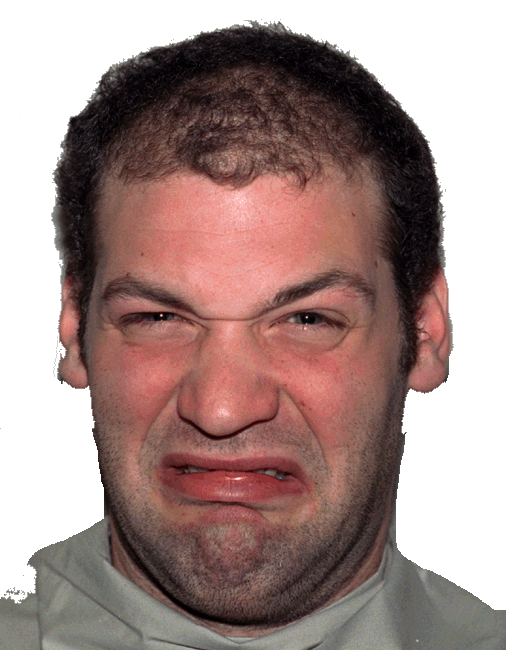
%> input picture project 3/data/NimStim/23M_DI_C.BMP, 506 x 650 px; its folder holds only this picture in this run
$ octave prepare_data.m   (GNU Octave 9; MATLAB toolbox functions it lacks are replaced by stand-ins)
%> lines starting %> are read from the running program, lines starting %| are printed output that depends on the picture
### project 3/preprocessing/gabor/gaborFilterBank.m
function gaborArray = gaborFilterBank(u,v,m,n)

% GABORFILTERBANK generates a custom Gabor filter bank.
% It creates a u by v array, whose elements are m by n matries;
% each matrix being a 2-D Gabor filter.
%
%
% Inputs:
%       u	:	No. of scales (usually set to 5)
%       v	:	No. of orientations (usually set to 8)
%       m	:	No. of rows in a 2-D Gabor filter (an odd integer number usually set to 39)
%       n	:	No. of columns in a 2-D Gabor filter (an odd integer number usually set to 39)
%
% Output:
%       gaborArray: A u by v array, element of which are m by n
%                   matries; each matrix being a 2-D Gabor filter
%
%
% Sample use:
%
% gaborArray = gaborFilterBank(5,8,39,39);
%
%
%   Details can be found in:
%
%   M. Haghighat, S. Zonouz, M. Abdel-Mottaleb, "Identification Using
%   Encrypted Biometrics," Computer Analysis of Images and Patterns,
%   Springer Berlin Heidelberg, pp. 440-448, 2013.
%
%
% (C)	Mohammad Haghighat, University of Miami
%       haghighat@ieee.org
%       I WILL APPRECIATE IF YOU CITE OUR PAPER IN YOUR WORK.


if (nargin ~= 4)    % Check correct number of arguments
    error('There should be four inputs.')
end


%% Create Gabor filters

% Create u*v gabor filters each being an m*n matrix

gaborArray = cell(u,v);
fmax = 0.25;
gama = sqrt(2);
eta = sqrt(2);

for i = 1:u

    fu = fmax/((sqrt(2))^(i-1));
    alpha = fu/gama;
    beta = fu/eta;

    for j = 1:v
        tetav = ((j-1)/v)*pi;
        gFilter = zeros(m,n);

        for x = 1:m
            for y = 1:n
                 xprime = (x-((m+1)/2))*cos(tetav)+(y-((n+1)/2))*sin(tetav);
                 yprime = -(x-((m+1)/2))*sin(tetav)+(y-((n+1)/2))*cos(tetav);
                 gFilter(x,y) = (fu^2/(pi*gama*eta))*exp(-((alpha^2)*(xprime^2)+(beta^2)*(yprime^2)))*exp(1i*2*pi*fu*xprime/4);
            end
        end
        gaborArray{i,j} = gFilter;

    end
end


%% Show Gabor filters

% Show magnitudes of Gabor filters:
figure('NumberTitle','Off','Name','Magnitudes of Gabor filters');
for i = 1:u
    for j = 1:v
        subplot(u,v,(i-1)*v+j);
        imshow(abs(gaborArray{i,j}),[]);
    end
end

% Show real parts of Gabor filters:
figure('NumberTitle','Off','Name','Real parts of Gabor filters');
for i = 1:u
    for j = 1:v
        subplot(u,v,(i-1)*v+j);
        imshow(real(gaborArray{i,j}),[]);
    end
end

### project 3/multilayer_supervised/getImageLabels.m
function target = getImageLabels(filename, dataset)
%String parser that takes the filename and extracts the emotion and
%identity that corresponds to the image

if dataset == 1 %NIMSTIM
    temp=regexp(filename,'[_-]','split');
    target = str2num(temp{1}(1:2)) - 22;
    if target == 23
        target = 22;
    end

elseif dataset == 2 %POFA
    temp=regexp(filename,'[_-]','split');
    if temp{2} == 'AN'
        target = 1;
    elseif temp{2} == 'DI'
        target = 2;
    elseif temp{2} == 'HA'
        target = 3;
    elseif temp{2} == 'SP'
        target = 4;
    elseif temp{2} == 'SA'
        target = 5;
    elseif temp{2} == 'FE'
        target = 6;
    end
end

end

### project 3/multilayer_supervised/prepare_data.m
%% Dataset locations and paths
dataset_locs={fullfile('..','data','NimStim'), fullfile('..','data','POFA')}; %populate cell array of photo directories
paths = cellfun(@(x) dir(x), dataset_locs, 'UniformOutput', false)'; %populate cell array of photo file paths
addpath(genpath(fullfile('..', 'preprocessing', 'gabor')));  %From Matlab exchange

%Key values for the two data sets
NIMSTIM=1;
POFA=2;

%Load data into fulldata cellarray and target values into target
for i=1:length(paths)
    %Load NimStim as cell array of matrices. We need a dummy 'ErrorHandler' to to tell it to pass if nothing was loaded
    file_paths{i} = fullfile(dataset_locs{i}, {paths{i}(:).name});
    fulldata{i}.data = cellfun(@(x) imread(x), file_paths{i}, 'UniformOutput', false, 'ErrorHandler', @(x,y) 0)';
    good_idx{i} = cellfun(@(x) nnz(x) > 0, fulldata{i}.data, 'ErrorHandler', @(x,y) 0);
    fulldata{i}.data = fulldata{i}.data(good_idx{i});

    %Save filename to extract label
    temp = regexp({paths{i}(good_idx{i}).name}, '[\\\/.]', 'split')';
%> temp = {{'23M_DI_C', 'BMP'}}
    filename{i} = cellfun(@(x) x{1}, temp, 'UniformOutput', false);
    target{i}=cellfun( @(x) getImageLabels(x, i), filename{i});
end

%% Scale images to the proper size
processed_images.NimStim.images = cellfun(@(x) imresize(rgb2gray(x),[64,64]), fulldata{1}.data, 'UniformOutput', false);
processed_images.NimStim.targets = target{1};
processed_images.POFA.images = cellfun(@(x) imresize(x,[64,64]), fulldata{2}.data, 'UniformOutput', false);
processed_images.POFA.targets = target{2};


%% Preprocess images with Gabor Filters
gabArr = gaborFilterBank(5, 8, 64, 64);
%> the loop in gaborFilterBank, `for i = 1:u` made 5 passes
%> pass 1, in gaborFilterBank, `for j = 1:v subplot(u,v,(i-1)*v+j); imshow(abs(gaborArray{i,j}),[]); end`:
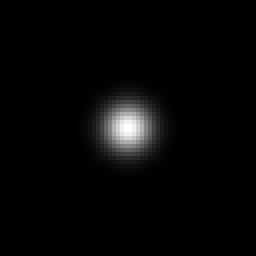
%> displayed picture: size 64x64, on the screen's scale of 0 to 255 (shown 4 times larger); min 0, max 255, mean 6.3
%> pass 2, in gaborFilterBank, `for j = 1:v subplot(u,v,(i-1)*v+j); imshow(abs(gaborArray{i,j}),[]); end`:
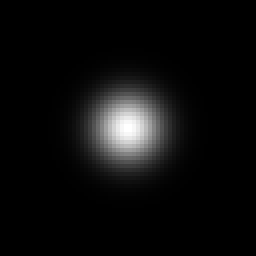
%> displayed picture: size 64x64, on the screen's scale of 0 to 255 (shown 4 times larger); min 0, max 255, mean 12.6
%> (the run ends here)
